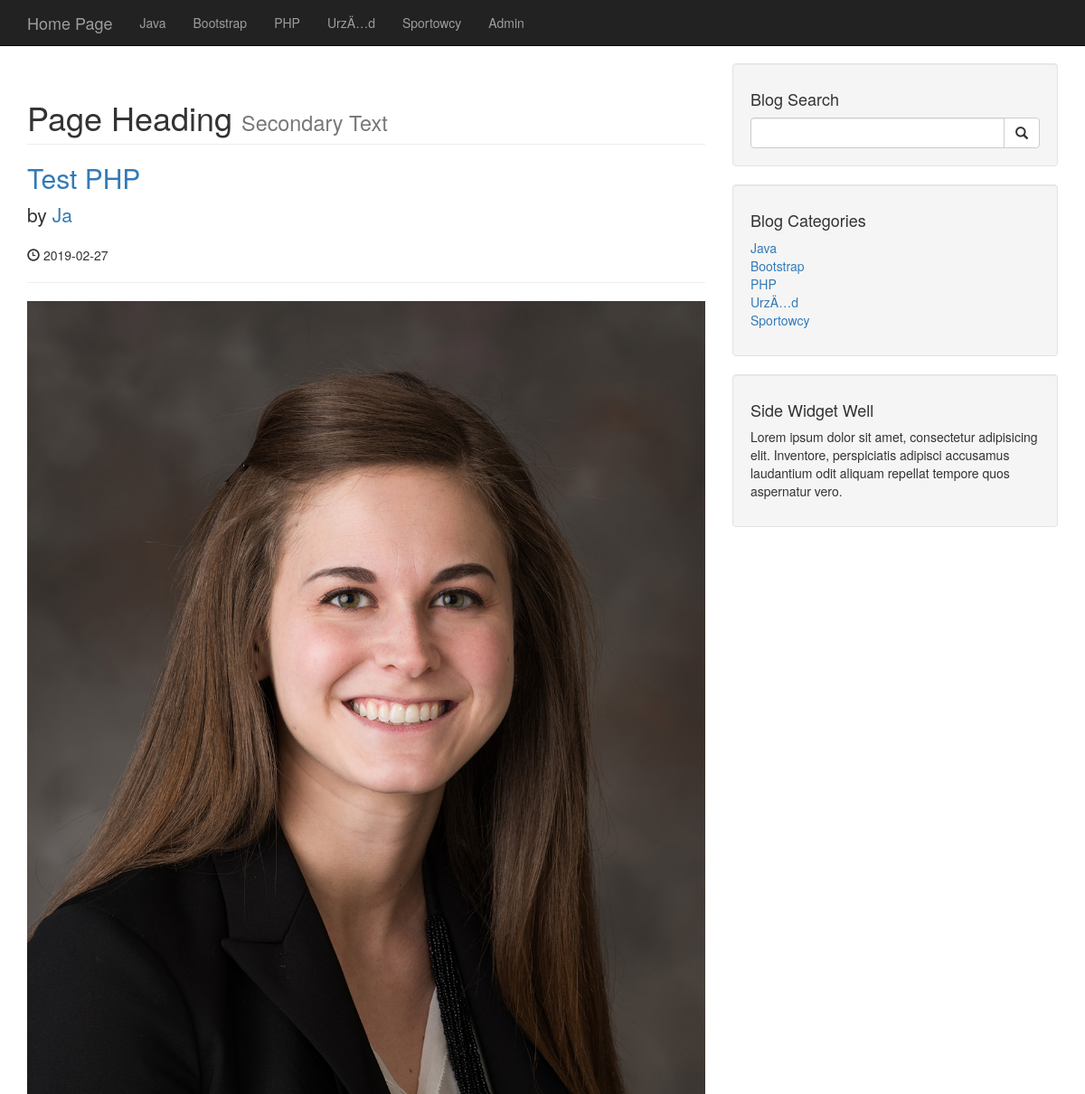
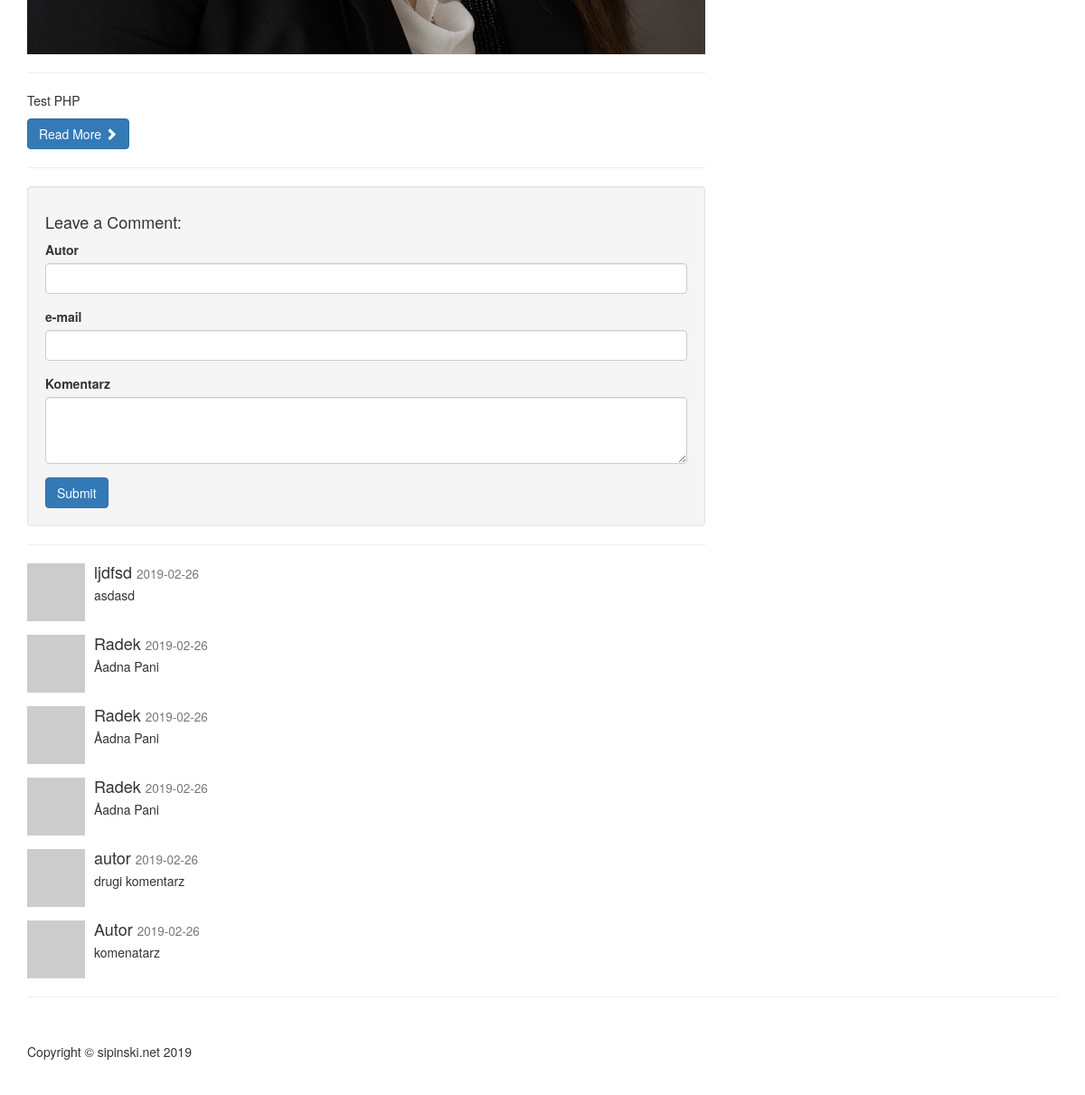
Screenshot of /post.php?p_id=5 with the database file from the repository (2 pictures, top to bottom).
### tables this page shows
CREATE TABLE `categories` (
  `cat_id` int(3) NOT NULL,
  `cat_title` varchar(255) NOT NULL
);

CREATE TABLE `posts` (
  `post_id` int(3) NOT NULL,
  `post_category_id` int(3) NOT NULL,
  `post_title` varchar(255) NOT NULL,
  `post_author` varchar(255) NOT NULL,
  `post_date` date NOT NULL,
  `post_image` text NOT NULL,
  `post_content` text NOT NULL,
  `post_tags` varchar(255) NOT NULL,
  `post_comment_count` int(11) NOT NULL,
  `post_status` varchar(255) NOT NULL DEFAULT 'draft'
);

CREATE TABLE `comments` (
  `comment_id` int(255) NOT NULL,
  `comment_post_id` int(255) NOT NULL,
  `comment_author` varchar(255) NOT NULL,
  `comment_email` varchar(255) NOT NULL,
  `comment_content` text NOT NULL,
  `comment_status` varchar(255) NOT NULL,
  `comment_date` date NOT NULL
);

### post.php (the view, shortened to what this page needs)
<?php include "includes/db.php"; ?>
<?php include "includes/header.php"; ?>
<?php include "includes/navigation.php"; ?>
    <div class="container">
        <div class="row">
            <div class="col-md-8">
            <?php
            If(isset($_GET['p_id'])){
            $the_post_id =$_GET['p_id'];
            $query = "SELECT * FROM posts WHERE post_id=$the_post_id ";
            }else {
            $query = "SELECT * FROM posts";
            }
                $select_all_posts = mysqli_query($connection,$query);
                while ($row=mysqli_fetch_assoc($select_all_posts)){
                $post_title  = $row['post_title'];
                $post_author = $row['post_author'];
                $post_date = $row['post_date'];
                $post_image = $row['post_image'];
                $post_content = $row['post_content'];
               ?>
                   <h1 class="page-header">
                    Page Heading
                    <small>Secondary Text</small>
                </h1>
                <h2>
                    <a href="#"><?php echo $post_title?></a>
                </h2>
                <p class="lead">
                    by <a href="index.php"><?php echo $post_author?></a>
                </p>
                <p><span class="glyphicon glyphicon-time"></span> <?php echo $post_date?></p>
                <hr>
                <img class="img-responsive" src="images/<?php echo $post_image;?>" alt="">
                <hr>
                <p><?php echo $post_content?></p>
                <a class="btn btn-primary" href="#">Read More <span class="glyphicon glyphicon-chevron-right"></span></a>
                <hr>
               <?php    }  ?>
                <div class="well">
                    <h4>Leave a Comment:</h4>
                    <form action="" method="post" role="form">
                        <div class="form-group">
                           <label for="Author">Autor</label>
                            <input type="text" class="form-control" name="comment_author">
                        </div>
                        <div class="form-group">
                          <label for="email">e-mail</label>
                           <input type="email" class="form-control" name="comment_email">
                        </div>
                            <div class="form-group">
                            <label for="comment">Komentarz</label>
                            <textarea name="comment_content" class="form-control" rows="3"></textarea>
                        </div>
                        <button type="submit" name="create_comment" class="btn btn-primary">Submit</button>
                    </form>
                </div>
                <hr>
                    <?php
                    global $connection;
                    $query = "SELECT * FROM comments WHERE comment_post_id={$the_post_id}";
                    $query .= " AND comment_status= 'aproved' ";
                    $query .= "ORDER BY comment_id DESC";
                    $select_comments = mysqli_query($connection,$query);
                    while($row = mysqli_fetch_assoc($select_comments)) {
                    $comment_author = $row['comment_author'];
                    $comment_content = $row['comment_content'];
                    $comment_date = $row['comment_date'];
                ?>
                <div class="media">
                    <a class="pull-left" href="#">
                        <img class="media-object" src="http://placehold.it/64x64" alt="">
                    </a>
                    <div class="media-body">
                        <h4 class="media-heading"><?php echo $comment_author; ?>
                            <small><?php echo $comment_date; ?></small>
                        </h4>
                        <?php echo $comment_content; ?>
                    </div>
                </div>
                <?php } ?>
            </div>
<?php include "includes/sidebar.php"; ?>
        </div>
        <hr>
<?php include "includes/footer.php"; ?>

### includes/navigation.php (shortened to what this page needs)
<nav class="navbar navbar-inverse navbar-fixed-top" role="navigation">
    <div class="container">
        <div class="navbar-header">
            <a class="navbar-brand" href="index.php">Home Page</a>
        </div>
        <div class="collapse navbar-collapse" id="bs-example-navbar-collapse-1">
            <ul class="nav navbar-nav">
            <?php
            $query = "SELECT * FROM categories";
            $select_all_categories_query = mysqli_query($connection,$query);
            while ($row=mysqli_fetch_array($select_all_categories_query)){
            $cat_title = $row['cat_title'];
            echo "<li><a href='#'>{$cat_title}</a></li>";
            }
            ?>
                <li>
                    <a href="admin">Admin</a>
                </li>
            </ul>
        </div>
    </div>
</nav>

### includes/sidebar.php
<div class="col-md-4">
    <div class="well">
        <h4>Blog Search</h4>
        <form action="search.php" method="post">
        <div class="input-group">
            <input name="search" type="text" class="form-control">
            <span class="input-group-btn">
                <button name ="submit" class="btn btn-default" type="submit" value="szukaj">
                    <span class="glyphicon glyphicon-search"></span>
            </button>
            </span>
        </div>
        </form>
    </div>
    <div class="well">
    <?php
    $query = "SELECT * FROM categories";
    $select_categories_sidebar = mysqli_query($connection,$query);
    ?>
        <h4>Blog Categories</h4>
        <div class="row">
            <div class="col-lg-12">
                <ul class="list-unstyled">
        <?php
        while ($row=mysqli_fetch_array($select_categories_sidebar)){
        $cat_title = $row['cat_title'];
        $cat_id = $row['cat_id'];
        echo "<li><a href='category.php?category=$cat_id'>{$cat_title}</a></li>";
             }
        ?>
                </ul>
            </div>
        </div>
    </div>
<?php include "includes/widget.php";?>
</div>

### css/blog-home.css (style rules this page uses)
body { padding-top: 70px; }

### rows the page displays
categories: cat_title "Java"
categories: cat_title "Bootstrap"
categories: cat_title "PHP"
categories: cat_title "UrzÄ…d"
categories: cat_title "Sportowcy"
posts: post_title "Test PHP", post_author "Ja", post_date "2019-02-27", post_image (picture), post_content "Test PHP"
comments: comment_author "ljdfsd", comment_date "2019-02-26", comment_content "asdasd"
comments: comment_author "Radek", comment_date "2019-02-26", comment_content "Åadna Pani"
comments: comment_author "Radek", comment_date "2019-02-26", comment_content "Åadna Pani"
comments: comment_author "Radek", comment_date "2019-02-26", comment_content "Åadna Pani"
comments: comment_author "autor", comment_date "2019-02-26", comment_content "drugi komentarz"
comments: comment_author "Autor", comment_date "2019-02-26", comment_content "komenatarz"
